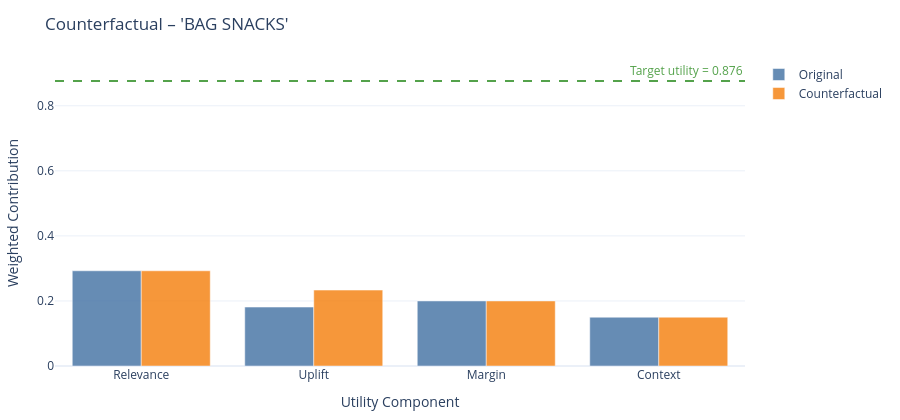

Notebook cell for this chart:
### Code cell
# ── Counterfactual waterfall ───────────────────────────────────────────────────
if cf:
    item_row = focus_top5[focus_top5["COMMODITY_DESC"] == target_item].iloc[0]

    def weighted(row, comp, w):
        return float(row.get(comp, 0.0)) * w

    orig = {
        "Relevance": weighted(item_row, "Relevance",         WEIGHTS["relevance"]),
        "Uplift":    weighted(item_row, "Uplift",            WEIGHTS["uplift"]),
        "Margin":    weighted(item_row, "Normalized_Margin", WEIGHTS["margin"]),
        "Context":   weighted(item_row, "Context",           WEIGHTS["context"]),
    }
    cf_vals = dict(orig)
    cf_vals["Uplift"] = cf.counterfactual_uplift * WEIGHTS["uplift"]

    labels   = list(orig.keys())
    orig_v   = list(orig.values())
    cf_v     = list(cf_vals.values())

    fig_cf = go.Figure()
    fig_cf.add_trace(go.Bar(name="Original",       x=labels, y=orig_v,
                            marker_color="#4c78a8", opacity=0.85))
    fig_cf.add_trace(go.Bar(name="Counterfactual", x=labels, y=cf_v,
                            marker_color="#f58518", opacity=0.85))
    fig_cf.add_hline(
        y=cf.target_utility, line_dash="dash", line_color="#54a24b",
        annotation_text=f"Target utility = {cf.target_utility:.3f}",
        annotation_font_color="#54a24b",
    )
    fig_cf.update_layout(
        barmode     = "group",
        title       = f"Counterfactual – '{target_item[:30]}'",
        xaxis_title = "Utility Component",
        yaxis_title = "Weighted Contribution",
        template    = "plotly_white",
        font        = dict(size=12),
        height      = 420,
        margin      = dict(l=40, r=20, t=60, b=40),
    )
    fig_cf.show()

### Figure 1 — Plotly figure (JSON) as saved in the notebook; plotly's stock layout.template omitted (floating-point values rounded to 4 significant figures)
{"data": [{"marker": {"color": "#4c78a8"}, "name": "Original", "opacity": 0.85, "type": "bar", "x": ["Relevance", "Uplift", "Margin", "Context"], "y": [0.2927, 0.1812, 0.2, 0.15]}, {"marker": {"color": "#f58518"}, "name": "Counterfactual", "opacity": 0.85, "type": "bar", "x": ["Relevance", "Uplift", "Margin", "Context"], "y": [0.2927, 0.2334, 0.2, 0.15]}], "layout": {"annotations": [{"font": {"color": "#54a24b"}, "showarrow": false, "text": "Target utility = 0.876", "x": 1, "xanchor": "right", "xref": "x domain", "y": 0.8761, "yanchor": "bottom", "yref": "y"}], "barmode": "group", "font": {"size": 12}, "height": 420, "margin": {"b": 40, "l": 40, "r": 20, "t": 60}, "shapes": [{"line": {"color": "#54a24b", "dash": "dash"}, "type": "line", "x0": 0, "x1": 1, "xref": "x domain", "y0": 0.8761, "y1": 0.8761, "yref": "y"}], "title": {"text": "Counterfactual – 'BAG SNACKS'"}, "xaxis": {"title": {"text": "Utility Component"}}, "yaxis": {"title": {"text": "Weighted Contribution"}}}}
